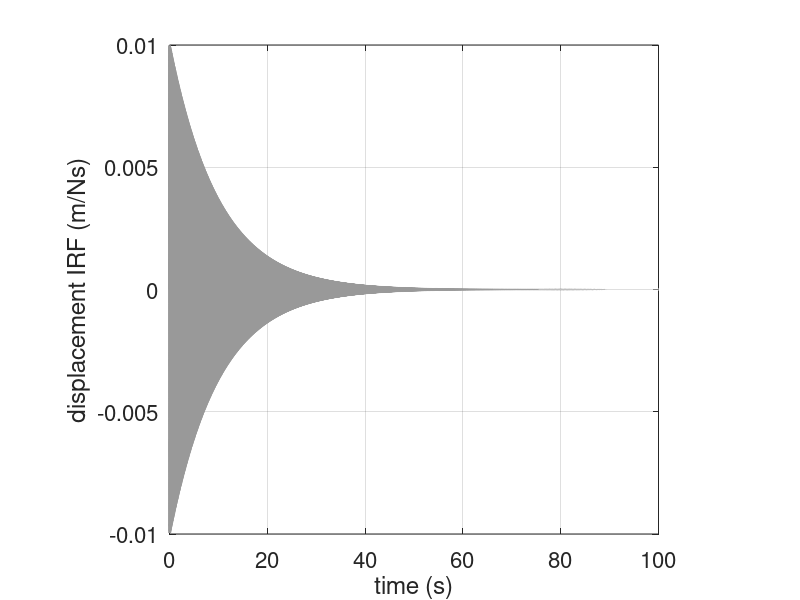
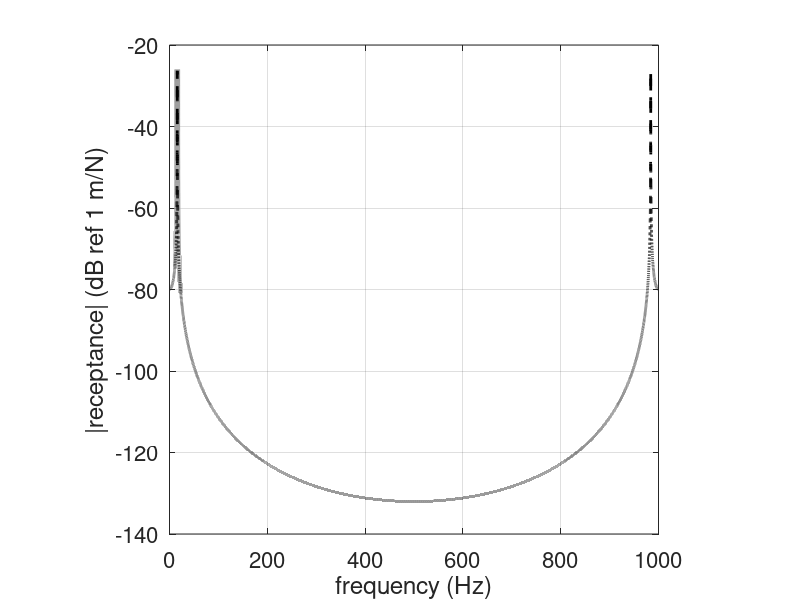
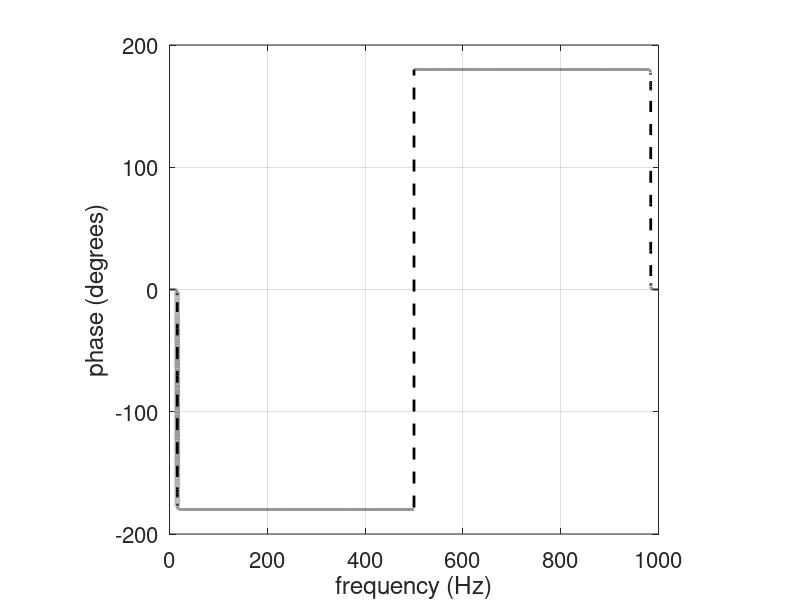
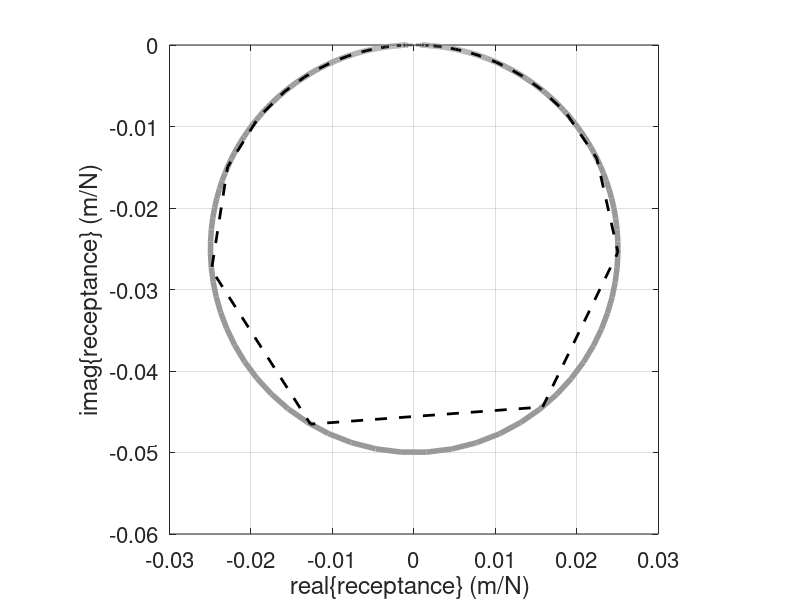

Reproduce these figures in MATLAB, in order.
clear all

%% Parameters
m = 1;                              % mass           
k = 10000;                          % stiffness  
z = 0.001;                          % damping ratio
c = 2*z*sqrt(m*k);                  % damping coefficient 
wn=sqrt(k/m);                       % undamped natural frequency
wd=sqrt(1-z^2)*wn;                  % damped natural frequency

%% Time and frequency parameters
T=100;                              % duration of time signal
fs=1000    ;                        % sampling frequency
dt=1/fs;                            % time resolution
t=0:dt:T;                           % time vector
df=1/T;                             % frequency resolution
f=0:df:fs;                          % frequency vector
N=fs*T;                             % number of points - 1 
%% Theoretical IRF
h=1/(m*wd)*exp(-z*wn*t).*sin(wd*t); % IRF

%% Calculation of DFT
H=dt*fft(h);                        % calculation of receptance FRF

%% Theoretical FRF
dff=0.001;                          % frequency resolution
fr=0:dff:fs/2;                      % frequency vector
w=2*pi*fr;                          % frequency in rad/s
HH=1./(k-w.^2*m+j*w*c);             % theoretical receptance FRF

%% Plot results
figure (1)
plot(t,h,'linewidth',2,'Color',[0.6 0.6 0.6])                     % IRF
xticks([0 20 40 60 80 100])
grid;axis square
set(gca,'fontsize',16)
xlabel('time (s)');
ylabel('displacement IRF (m/Ns)');
%%
figure (2)
plot(fr,20*log10(abs(HH)),'linewidth',4,'Color',[0.6 0.6 0.6])    % modulus
hold on
plot(f,20*log10(abs(H)),'--k','linewidth',2)
xticks([0 200 400 600 800 1000])
grid;axis square
set(gca,'fontsize',16)
xlabel('frequency (Hz)');
ylabel('|receptance| (dB ref 1 m/N)');
%%
figure (3)
plot(fr,180/pi*angle(HH),'linewidth',4,'Color',[0.6 0.6 0.6])     % phase
hold on
plot(f,180/pi*angle(H),'--k','linewidth',2)
xticks([0 200 400 600 800 1000])
grid;axis square
set(gca,'fontsize',16)
xlabel('frequency (Hz)');
ylabel('phase (degrees)');
%%
figure (4)
plot(real(HH),imag(HH),'linewidth',4,'Color',[0.6 0.6 0.6])      % Nyquist
hold on
plot(real(H(1:N/2)),imag(H(1:N/2)),'--k','linewidth',2)
xticks([-0.03 -0.02 -0.01 0 0.01 0.02 0.03])
grid;axis square
axis([-0.03,0.03,-0.06,0])
set(gca,'fontsize',16)
xlabel('real\{receptance\} (m/N) ');
ylabel('imag\{receptance\} (m/N)');
%%
figure (5)
semilogx(fr,20*log10(abs(HH)),'linewidth',4,'Color',[0.6 0.6 0.6])  % modulus
hold on
semilogx(f(1:N/2),20*log10(abs(H(1:N/2))),'--k','linewidth',2)
xticks([1e0 1e1 1e2])
grid;axis square
axis([1,500,-140,-20])
set(gca,'fontsize',16)
xlabel('frequency (Hz)');
ylabel('|receptance| (dB ref 1 m/N)');
%%
figure (6)
semilogx(fr,180/pi*angle(HH),'linewidth',4,'Color',[0.6 0.6 0.6])   % phase
hold on
semilogx(f(1:N/2),180/pi*angle(H(1:N/2)),'--k','linewidth',2)
xticks([1e0 1e1 1e2])
grid;axis square
axis([1,500,-200,0])
set(gca,'fontsize',16)
xlabel('frequency (Hz)');
ylabel('phase (degrees)');




 